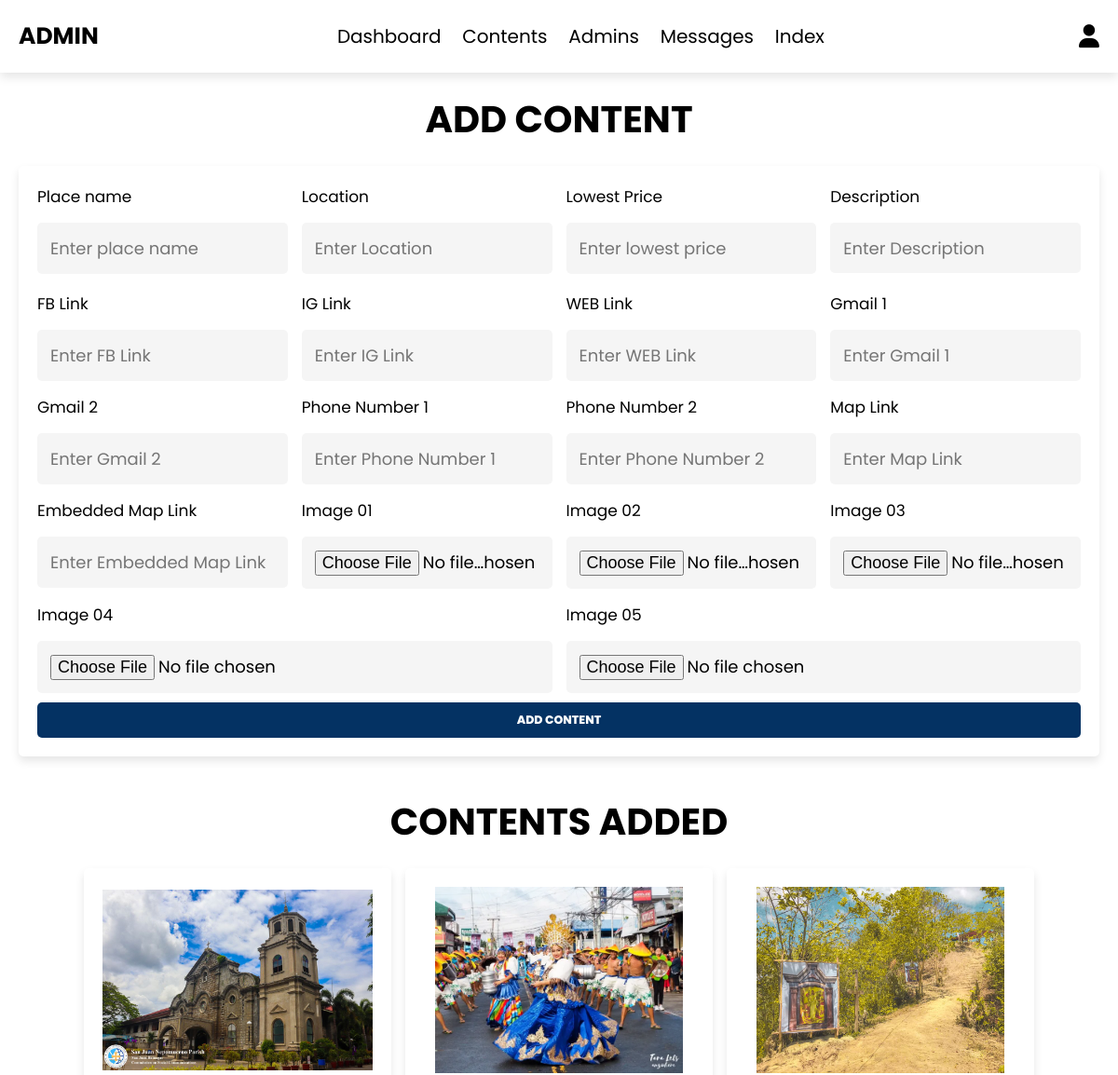
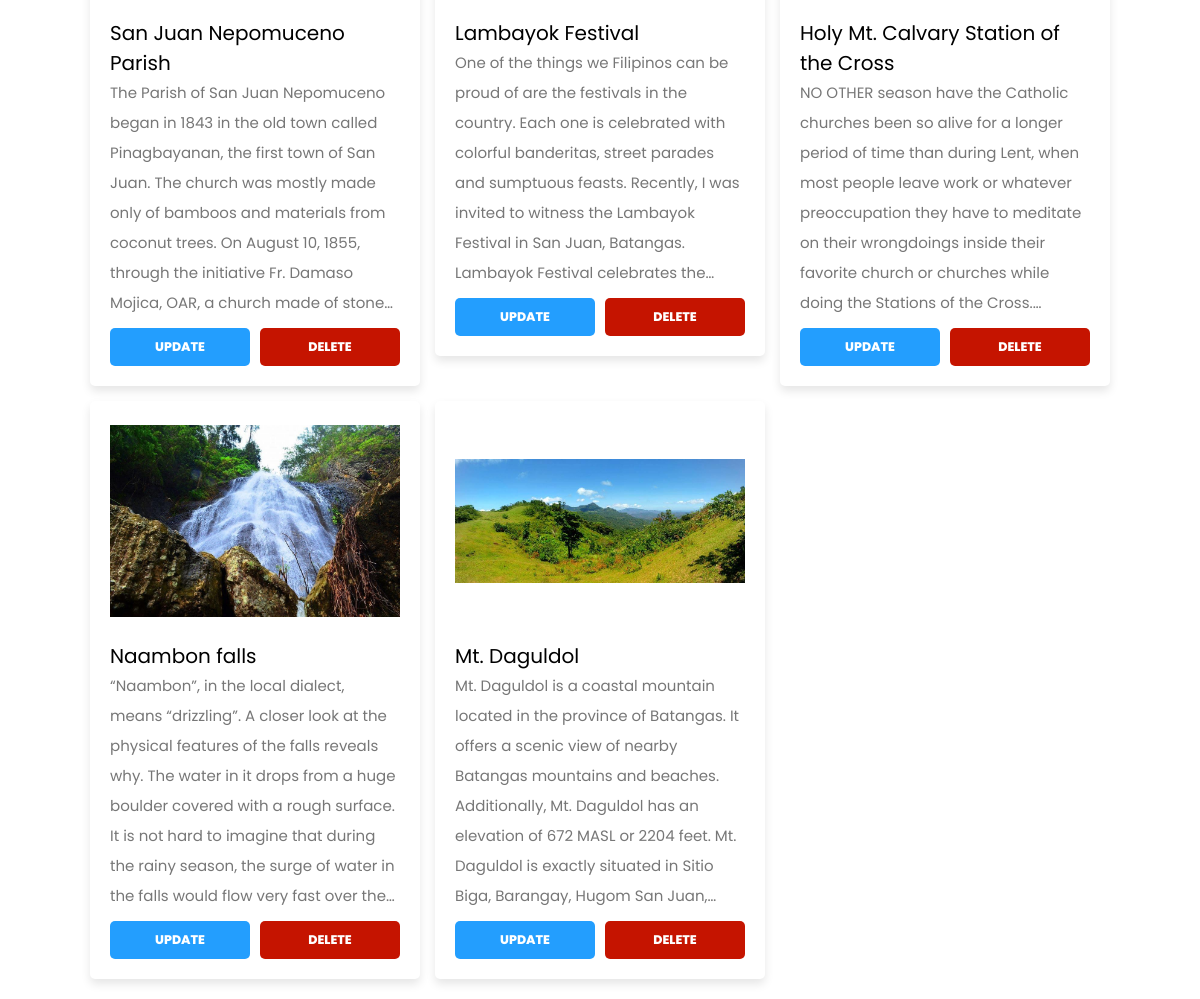
Screenshot of /admin/at-content.php (signed in) with the database file from the repository (2 pictures, top to bottom).
### tables this page shows
CREATE TABLE `attractions` (
  `id` int(11) NOT NULL,
  `place_name` varchar(100) NOT NULL,
  `location` varchar(100) NOT NULL,
  `details` varchar(1000) NOT NULL,
  `fb_link` varchar(300) NOT NULL,
  `ig_link` varchar(50) NOT NULL,
  `web_link` varchar(100) NOT NULL,
  `gmail_link1` varchar(100) NOT NULL,
  `gmail_link2` varchar(100) NOT NULL,
  `phone_link1` varchar(20) NOT NULL,
  `phone_link2` varchar(20) NOT NULL,
  `map_link` varchar(100) NOT NULL,
  `embedded_map` varchar(1000) NOT NULL,
  `img1` varchar(100) NOT NULL,
  `img2` varchar(100) NOT NULL,
  `img3` varchar(100) NOT NULL,
  `img4` varchar(100) NOT NULL,
  `img5` varchar(100) NOT NULL,
  `views` int(50) NOT NULL,
  `search` varchar(1500) NOT NULL
);

### admin/at-content.php (the view, shortened to what this page needs)
<?php
include '../components/connect.php';
?>
<!DOCTYPE html>
<html lang="en">
<head>
   <link rel="stylesheet" href="https://cdnjs.cloudflare.com/ajax/libs/font-awesome/6.1.1/css/all.min.css">
   <link rel="stylesheet" href="../css/admin_style.css">
</head>
<body>
<?php include '../components/admin_header.php'; ?>
<section class="add-products">
   <h1 class="heading">Add Content</h1>
   <form action="" method="post" enctype="multipart/form-data">
      <div class="flex">
         <div class="inputBox">
            <span>Place name  </span>
            <input type="text" class="box" required maxlength="100" placeholder="Enter place name" name="place_name">
         </div>
         <div class="inputBox">
            <span>Location  </span>
            <input type="text" class="box" required maxlength="500" placeholder="Enter Location" name="location">
         </div>
         <div class="inputBox">
            <span>Lowest Price  </span>
            <input type="number" min="0" class="box" required max="9999999999" placeholder="Enter lowest price" onkeypress="if(this.value.length == 10) return false;" name="rate">
         </div>
         <div class="inputBox">
            <span>Description  </span>
            <textarea placeholder="Enter Description" class="box" required maxlength="500" cols="30" rows="10" name="details"></textarea>
         </div>
         <div class="inputBox">
            <span>FB Link  </span>
            <input type="text" class="box" required maxlength="500" placeholder="Enter FB Link" name="fb_link">
         </div>
         <div class="inputBox">
            <span>IG Link  </span>
            <input type="text" class="box"  maxlength="500" placeholder="Enter IG Link" name="ig_link">
         </div>
         <div class="inputBox">
            <span>WEB Link  </span>
            <input type="text" class="box"  maxlength="500" placeholder="Enter WEB Link" name="web_link">
         </div>
         <div class="inputBox">
            <span>Gmail 1 </span>
            <input type="text" class="box" required maxlength="500" placeholder="Enter Gmail 1" name="gmail_link1">
         </div>
         <div class="inputBox">
            <span>Gmail 2  </span>
            <input type="text" class="box"  maxlength="500" placeholder="Enter Gmail 2" name="gmail_link2">
         </div>
         <div class="inputBox">
            <span>Phone Number 1  </span>
            <input type="text" class="box" required maxlength="12" placeholder="Enter Phone Number 1" name="phone_link1">
         </div>
         <div class="inputBox">
            <span>Phone Number 2  </span>
            <input type="text" class="box"  maxlength="12" placeholder="Enter Phone Number 2" name="phone_link2">
         </div>
         <div class="inputBox">
            <span>Map Link  </span>
            <input type="text" class="box" required maxlength="500" placeholder="Enter Map Link" name="map_link">
         </div>
         <div class="inputBox">
            <span>Embedded Map Link  </span>
            <input type="text" class="box" required maxlength="1000" placeholder="Enter Embedded Map Link" name="embedded_map">
         </div>
        <div class="inputBox">
            <span>Image 01  </span>
            <input type="file" name="img1" accept="image/jpg, image/jpeg, image/png, image/webp" class="box" required>
        </div>
        <div class="inputBox">
            <span>Image 02  </span>
            <input type="file" name="img2" accept="image/jpg, image/jpeg, image/png, image/webp" class="box" required>
        </div>
        <div class="inputBox">
            <span>Image 03  </span>
            <input type="file" name="img3" accept="image/jpg, image/jpeg, image/png, image/webp" class="box" required>
        </div>
        <div class="inputBox">
            <span>Image 04  </span>
            <input type="file" name="img4" accept="image/jpg, image/jpeg, image/png, image/webp" class="box" required>
        </div>
        <div class="inputBox">
            <span>Image 05 </span>
            <input type="file" name="img5" accept="image/jpg, image/jpeg, image/png, image/webp" class="box" required>
        </div>
      </div>
      <input type="submit" value="add content" class="btn" name="add_content">
   </form>
</section>
<section class="show-products">
   <h1 class="heading">contents added</h1>
   <div class="box-container">
   <?php
      $select_contents = $conn->prepare("SELECT * FROM `attractions`");
      $select_contents->execute();
      if($select_contents->rowCount() > 0){
         while($fetch_contents = $select_contents->fetch(PDO::FETCH_ASSOC)){
   ?>
   <div class="box">
      <img src="../img/tourist/<?= $fetch_contents['img1']; ?>" alt="">
      <div class="name"><?= $fetch_contents['place_name']; ?></div>
      <div class="details"><span><?= $fetch_contents['details']; ?></span></div>
      <div class="flex-btn">
         <a href="at-update.php?update=<?= $fetch_contents['id']; ?>" class="option-btn">update</a>
         <a href="wg-content.php?delete=<?= $fetch_contents['id']; ?>" class="delete-btn" onclick="return confirm('delete this content?');">delete</a>
      </div>
   </div>
   <?php
         }
      }else{
         echo '<p class="empty">no contents added yet!</p>';
      }
   ?>
   </div>
</section>
</body>
</html>

### css/admin_style.css (style rules this page uses)
:root { --primary-color:#043263; --secondary-color:#239EFE; --text-color: #000000; --bg-color:#fff; --modal-color:#F4F7FF; --body-font: 'Poppins', sans-serif; --bigger-font-size: 3rem; --big-font-size: 2rem; --h1-font-size: 1.5rem; --h2-font-size: 1.25rem; --h3-font-size: 1.125rem; --normal-font-size: .938rem; --small-font-size: .813rem; --smaller-font-size: .75rem; --font-medium: 500; --font-semi-bold: 600; --font-bold: 800; --mb-0-25: .25rem; --mb-0-5: .5rem; --mb-0-75: .75rem; --mb-1: 1rem; --mb-1-5: 1.5rem; --mb-2: 2rem; --mb-2-5: 2.5rem; --mb-3: 3rem; --z-tooltip: 10; --z-fixed: 100; --z-modal: 1000; }
@media screen and (min-width: 968px) { :root { --bigger-font-size: 4rem; --big-font-size: 3rem; --h1-font-size: 2.25rem; --h2-font-size: 1.5rem; --h3-font-size: 1.25rem; --normal-font-size: 1rem; --small-font-size: .875rem; --smaller-font-size: .813rem; } }
* { font-family: 'Poppins', sans-serif; margin:0; padding:0; box-sizing: border-box; outline: none; border:none; text-decoration: none; }
html { font-size: 62.5%; overflow-x: hidden; }
body { background-color: #ffffff; }
section { padding:2rem; max-width: 1200px; margin:0 auto; }
.heading { font-size: 4rem; color:rgb(0, 0, 0); margin-bottom: 2rem; text-align: center; text-transform: uppercase; }
.btn, .delete-btn, .option-btn { display: block; width: 100%; margin-top: 1rem; border-radius: .5rem; padding:1rem 3rem; font-size: var(--h3-font-size); font-weight: var(--font-bold); text-transform: uppercase; color:#fff; cursor: pointer; text-align: center; }
.btn { background-color: var(--primary-color); }
.option-btn { background-color: var(--secondary-color); }
.delete-btn { background-color:#c51400; }
.flex-btn { display: flex; gap:1rem; }
.add-products form { margin: 0 auto; background-color:#fff; box-shadow: 0 .5rem 1rem rgba(0,0,0,.1); border-radius: .5rem; padding:2rem; }
.add-products form .flex { display: flex; gap:1.5rem; flex-wrap: wrap; }
.add-products form .flex .inputBox { flex:1 1 25rem; }
.add-products form span { font-size:1.7rem; color:rgb(0, 0, 0); }
.add-products form .box { font-size: 1.8rem; background-color:#f5f5f5; border-radius: .5rem; padding:1.4rem; width: 100%; margin-top: 1.5rem; }
.add-products form textarea { height: 5.4rem; resize: none; }
.show-products .box-container { display: grid; grid-template-columns: repeat(auto-fit, 33rem); gap:1.5rem; justify-content: center; align-items: flex-start; }
.show-products .box-container .box { background-color: #fff; box-shadow:0 .5rem 1rem rgba(0,0,0,.1); border-radius: .5rem; padding:2rem; }
.show-products .box-container .box img { width: 100%; height: 20rem; object-fit: contain; margin-bottom: 1.5rem; }
.show-products .box-container .box .name { font-size: 2rem; color:rgb(0, 0, 0); }
.show-products .box-container .box .details { font-size: 1.5rem; color:#777; line-height: 2; display: -webkit-box; -webkit-line-clamp:8; -webkit-box-orient: vertical; overflow: hidden; }

### rows the page displays
attractions: img1 (picture), place_name "San Juan Nepomuceno Parish", details "The Parish of San Juan Nepomuceno began in 1843 in the old town called Pinagbayanan, the first town of San Juan. The church was mostly made only of bamboos and materials from coconut trees. On August 10, 1855, through the initiative Fr. Damaso Mojica, OAR, a church made of…"
attractions: img1 (picture), place_name "Lambayok Festival", details "One of the things we Filipinos can be proud of are the festivals in the country. Each one is celebrated with colorful banderitas, street parades and sumptuous feasts. Recently, I was invited to witness the Lambayok Festival in San Juan, Batangas. Lambayok Festival celebrates…"
attractions: img1 (picture), place_name "Holy Mt. Calvary Station of the Cross", details "NO OTHER season have the Catholic churches been so alive for a longer period of time than during Lent, when most people leave work or whatever preoccupation they have to meditate on their wrongdoings inside their favorite church or churches while doing the Stations of the…"
attractions: img1 (picture), place_name "Naambon falls", details "“Naambon”, in the local dialect, means “drizzling”. A closer look at the physical features of the falls reveals why. The water in it drops from a huge boulder covered with a rough surface. It is not hard to imagine that during the rainy season, the surge of water in the falls would flow very fast over…"
attractions: img1 (picture), place_name "Mt. Daguldol", details "Mt. Daguldol is a coastal mountain located in the province of Batangas. It offers a scenic view of nearby Batangas mountains and beaches. Additionally, Mt. Daguldol has an elevation of 672 MASL or 2204 feet. Mt. Daguldol is exactly situated in Sitio Biga, Barangay, Hugom San…"
